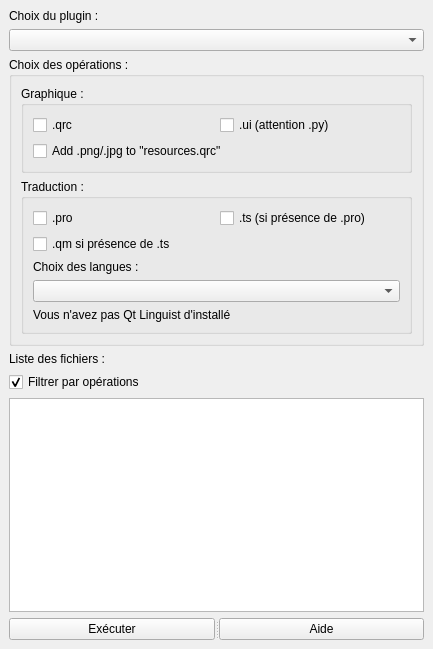
<?xml version="1.0" encoding="UTF-8"?>
<ui version="4.0">
 <class>PluginCompilerDockWidgetBase</class>
 <widget class="QDockWidget" name="PluginCompilerDockWidgetBase">
  <property name="geometry">
   <rect>
    <x>0</x>
    <y>0</y>
    <width>433</width>
    <height>649</height>
   </rect>
  </property>
  <property name="windowTitle">
   <string>Plugin Compiler</string>
  </property>
  <widget class="QWidget" name="dockWidgetContents">
   <layout class="QVBoxLayout" name="verticalLayout_5">
    <item>
     <widget class="QLabel" name="label">
      <property name="text">
       <string>Choix du plugin :</string>
      </property>
     </widget>
    </item>
    <item>
     <widget class="QComboBox" name="cmbPluginList"/>
    </item>
    <item>
     <widget class="QgsCollapsibleGroupBox" name="mGroupBox">
      <property name="title">
       <string>Choix des opérations :</string>
      </property>
      <layout class="QVBoxLayout" name="verticalLayout_3">
       <item>
        <widget class="QGroupBox" name="groupBox">
         <property name="title">
          <string>Graphique :</string>
         </property>
         <layout class="QVBoxLayout" name="verticalLayout_2">
          <item>
           <layout class="QHBoxLayout" name="horizontalLayout">
            <item>
             <widget class="QCheckBox" name="ckbQrc">
              <property name="text">
               <string>.qrc</string>
              </property>
             </widget>
            </item>
            <item>
             <widget class="QCheckBox" name="ckbUi">
              <property name="text">
               <string>.ui (attention .py)</string>
              </property>
             </widget>
            </item>
           </layout>
          </item>
          <item>
           <widget class="QCheckBox" name="ckbResources">
            <property name="text">
             <string>Add .png/.jpg to &quot;resources.qrc&quot;</string>
            </property>
           </widget>
          </item>
         </layout>
        </widget>
       </item>
       <item>
        <widget class="QGroupBox" name="groupBox_2">
         <property name="title">
          <string>Traduction :</string>
         </property>
         <layout class="QVBoxLayout" name="verticalLayout_4">
          <item>
           <layout class="QHBoxLayout" name="horizontalLayout_2">
            <item>
             <widget class="QCheckBox" name="ckbPro">
              <property name="text">
               <string>.pro</string>
              </property>
             </widget>
            </item>
            <item>
             <widget class="QCheckBox" name="ckbTs">
              <property name="text">
               <string>.ts (si présence de .pro)</string>
              </property>
             </widget>
            </item>
           </layout>
          </item>
          <item>
           <widget class="QCheckBox" name="ckbQm">
            <property name="text">
             <string>.qm si présence de .ts</string>
            </property>
           </widget>
          </item>
          <item>
           <widget class="QLabel" name="lblLang">
            <property name="text">
             <string>Choix des langues :</string>
            </property>
           </widget>
          </item>
          <item>
           <widget class="QgsCheckableComboBox" name="mCmbLanguage">
            <property name="separator">
             <string>,</string>
            </property>
            <property name="defaultText">
             <string>Choose language(s)</string>
            </property>
           </widget>
          </item>
          <item>
           <widget class="QLabel" name="label_5">
            <property name="text">
             <string>Vous n'avez pas Qt Linguist d'installé</string>
            </property>
           </widget>
          </item>
         </layout>
        </widget>
       </item>
      </layout>
     </widget>
    </item>
    <item>
     <widget class="QLabel" name="label_3">
      <property name="text">
       <string>Liste des fichiers :</string>
      </property>
     </widget>
    </item>
    <item>
     <widget class="QCheckBox" name="ckbFilter">
      <property name="text">
       <string>Filtrer par opérations</string>
      </property>
      <property name="checked">
       <bool>true</bool>
      </property>
     </widget>
    </item>
    <item>
     <widget class="QTreeWidget" name="twGraphFile">
      <property name="sizePolicy">
       <sizepolicy hsizetype="Expanding" vsizetype="Expanding">
        <horstretch>0</horstretch>
        <verstretch>0</verstretch>
       </sizepolicy>
      </property>
      <attribute name="headerVisible">
       <bool>false</bool>
      </attribute>
      <attribute name="headerCascadingSectionResizes">
       <bool>false</bool>
      </attribute>
      <column>
       <property name="text">
        <string notr="true">1</string>
       </property>
      </column>
     </widget>
    </item>
    <item>
     <widget class="QSplitter" name="splitter">
      <property name="orientation">
       <enum>Qt::Horizontal</enum>
      </property>
      <widget class="QPushButton" name="btnExec">
       <property name="text">
        <string>Exécuter</string>
       </property>
      </widget>
      <widget class="QPushButton" name="btnHelp">
       <property name="text">
        <string>Aide</string>
       </property>
      </widget>
     </widget>
    </item>
   </layout>
  </widget>
 </widget>
 <customwidgets>
  <customwidget>
   <class>QgsCheckableComboBox</class>
   <extends>QComboBox</extends>
   <header>qgscheckablecombobox.h</header>
  </customwidget>
  <customwidget>
   <class>QgsCollapsibleGroupBox</class>
   <extends>QGroupBox</extends>
   <header>qgscollapsiblegroupbox.h</header>
   <container>1</container>
  </customwidget>
 </customwidgets>
 <resources/>
 <connections/>
</ui>
